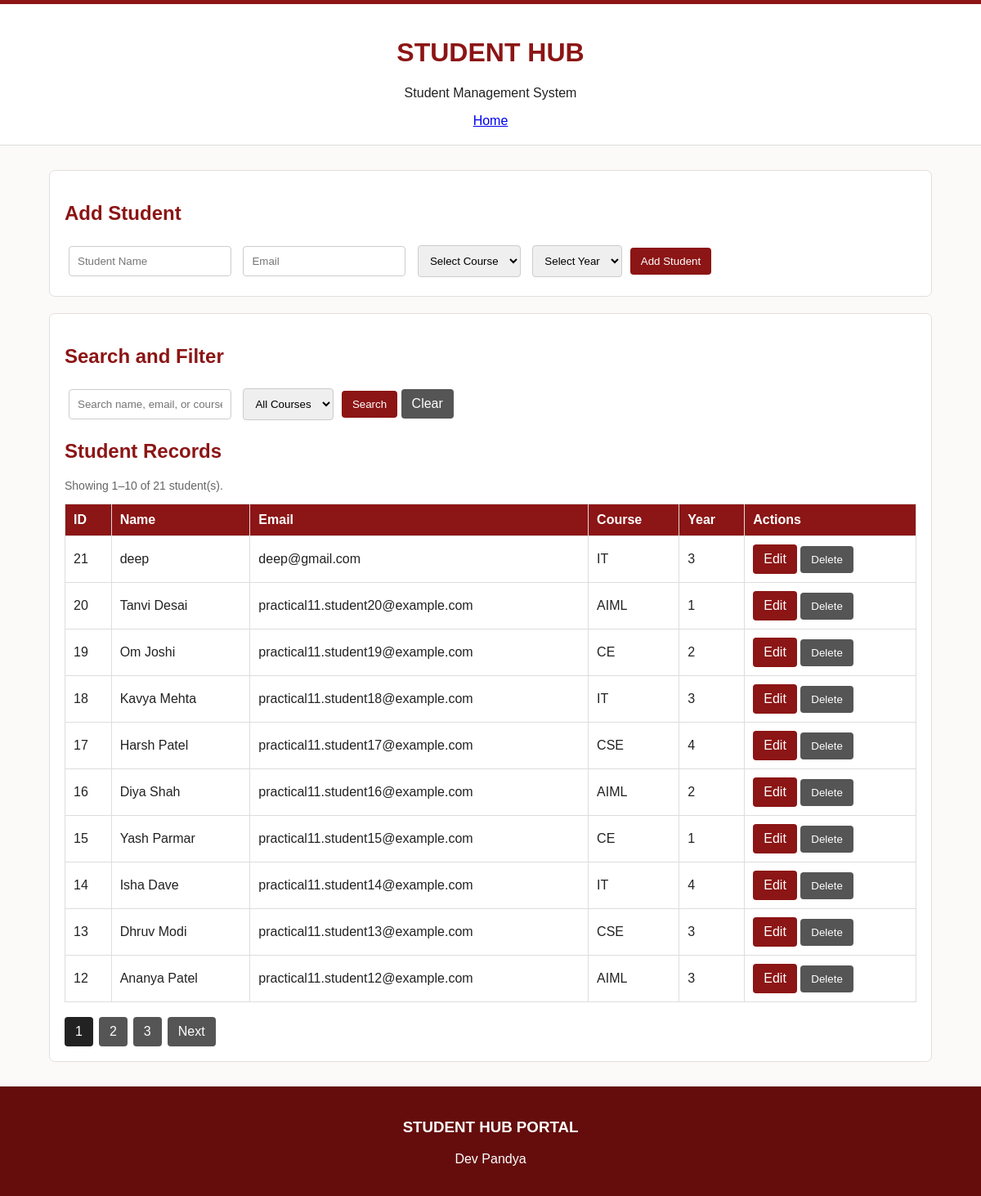
Page /students.php on the committed database.
### tables this page shows
CREATE TABLE `students` (
  `student_id` int(11) NOT NULL,
  `name` varchar(100) NOT NULL,
  `email` varchar(100) NOT NULL,
  `course` varchar(50) NOT NULL,
  `year` int(11) NOT NULL,
  `mobile` varchar(15) DEFAULT NULL,
  `gender` varchar(20) DEFAULT NULL,
  `password_hash` varchar(255) DEFAULT NULL,
  `role` varchar(20) NOT NULL DEFAULT 'student',
  `remember_token_hash` char(64) DEFAULT NULL,
  `remember_token_expires` datetime DEFAULT NULL
);

### students.php (the view, shortened to what this page needs)
<?php
require "db_mysqli.php";
function h($value) {
    return htmlspecialchars((string)$value, ENT_QUOTES, "UTF-8");
}
$editStudent = null;
$search = trim($_GET["search"] ?? "");
$filter = $_GET["course"] ?? "";
$perPage = 10;
$page = max(1, (int)($_GET["page"] ?? 1));
$searchValue = "%" . $search . "%";
$where = "(name LIKE ? OR email LIKE ? OR course LIKE ?)";
$countSql = "SELECT COUNT(*) AS total FROM students WHERE " . $where;
$countStmt = $conn->prepare($countSql);
if ($filter !== "") {
    $countStmt->bind_param("ssss", $searchValue, $searchValue, $searchValue, $filter);
} else {
    $countStmt->bind_param("sss", $searchValue, $searchValue, $searchValue);
}
$countStmt->execute();
$totalRows = (int)$countStmt->get_result()->fetch_assoc()["total"];
$totalPages = max(1, (int)ceil($totalRows / $perPage));
$page = min($page, $totalPages);
$offset = ($page - 1) * $perPage;
$sql = "SELECT student_id, name, email, course, year FROM students WHERE " . $where .
       " ORDER BY student_id DESC LIMIT ? OFFSET ?";
$stmt = $conn->prepare($sql);
if ($filter !== "") {
    $stmt->bind_param("ssssii", $searchValue, $searchValue, $searchValue, $filter, $perPage, $offset);
} else {
    $stmt->bind_param("sssii", $searchValue, $searchValue, $searchValue, $perPage, $offset);
}
$stmt->execute();
$students = $stmt->get_result();
function pageUrl($pageNumber, $search, $filter) {
    return "students.php?" . http_build_query([
        "search" => $search,
        "course" => $filter,
        "page" => $pageNumber
    ]);
}
?>
<!DOCTYPE html>
<html lang="en">
<head>
</head>
<body>
<header>
    <h1>STUDENT HUB</h1>
    <p>Student Management System</p>
    <a href="Home.html">Home</a>
</header>
<main>
    <section class="panel">
        <h2><?php echo $editStudent ? "Edit Student" : "Add Student"; ?></h2>
        <form method="post" action="students.php">
            <input type="text" name="name" placeholder="Student Name" maxlength="100" required
                   value="<?php echo h($editStudent["name"] ?? ""); ?>">
            <input type="email" name="email" placeholder="Email" maxlength="100" required
                   value="<?php echo h($editStudent["email"] ?? ""); ?>">
            <select name="course" required>
                <option value="">Select Course</option>
            </select>
            <select name="year" required>
                <option value="">Select Year</option>
            </select>
            <button type="submit"><?php echo $editStudent ? "Update Student" : "Add Student"; ?></button>
        </form>
    </section>
    <section class="panel">
        <h2>Search and Filter</h2>
        <form method="get" action="students.php">
            <input type="text" name="search" placeholder="Search name, email, or course" value="<?php echo h($search); ?>">
            <select name="course">
                <option value="">All Courses</option>
            </select>
            <button type="submit">Search</button>
            <a class="page-link secondary" href="students.php">Clear</a>
        </form>
        <h2>Student Records</h2>
        <p class="muted">
            Showing <?php echo $totalRows === 0 ? 0 : $offset + 1; ?>–<?php echo min($offset + $perPage, $totalRows); ?>
            of <?php echo $totalRows; ?> student(s).
        </p>
        <div class="table-wrap">
            <table>
                <thead><tr><th>ID</th><th>Name</th><th>Email</th><th>Course</th><th>Year</th><th>Actions</th></tr></thead>
                <tbody>
                <?php if ($students->num_rows > 0): ?>
                    <?php while ($student = $students->fetch_assoc()): ?>
                        <tr>
                            <td><?php echo (int)$student["student_id"]; ?></td>
                            <td><?php echo h($student["name"]); ?></td>
                            <td><?php echo h($student["email"]); ?></td>
                            <td><?php echo h($student["course"]); ?></td>
                            <td><?php echo (int)$student["year"]; ?></td>
                            <td>
                                <a class="edit" href="students.php?edit=<?php echo (int)$student["student_id"]; ?>">Edit</a>
                                <form method="post" action="students.php" style="display:inline"
                                      onsubmit="return confirm('Are you sure you want to delete this student?');">
                                    <button class="delete" type="submit">Delete</button>
                                </form>
                            </td>
                        </tr>
                    <?php endwhile; ?>
                <?php else: ?>
                    <tr><td colspan="6">No students found.</td></tr>
                <?php endif; ?>
                </tbody>
            </table>
        </div>
        <?php if ($totalPages > 1): ?>
            <nav class="pagination" aria-label="Pagination">
                <?php for ($p = 1; $p <= $totalPages; $p++): ?>
                    <a class="page-link <?php echo $p === $page ? "current" : "secondary"; ?>"
                       href="<?php echo h(pageUrl($p, $search, $filter)); ?>"><?php echo $p; ?></a>
                <?php endfor; ?>
                <?php if ($page < $totalPages): ?>
                    <a class="page-link secondary" href="<?php echo h(pageUrl($page + 1, $search, $filter)); ?>">Next</a>
                <?php endif; ?>
            </nav>
        <?php endif; ?>
    </section>
</main>
<footer>
    <h3>STUDENT HUB PORTAL</h3>
    <p>Dev Pandya</p>
</footer>
</body>
</html>

### students.php (style rules this page uses)
* { box-sizing: border-box; }
body { margin: 0; font-family: Arial, sans-serif; background: #fbfaf8; color: #222; }
header { background: white; border-top: 5px solid #8c1515; border-bottom: 1px solid #ddd; padding: 20px; text-align: center; }
h1, h2 { color: #8c1515; }
main { width: 90%; max-width: 1100px; margin: 30px auto; min-height: 500px; }
.panel { background: white; padding: 18px; margin: 20px 0; border: 1px solid #e2dfdc; border-radius: 7px; }
input, select { padding: 10px; margin: 5px; border: 1px solid #ccc; border-radius: 4px; }
button, .edit, .page-link { display: inline-block; background: #8c1515; color: white; border: none; padding: 9px 13px; border-radius: 4px; cursor: pointer; text-decoration: none; }
.delete, .secondary { background: #555; }
.table-wrap { overflow-x: auto; }
table { width: 100%; border-collapse: collapse; background: white; }
th, td { border: 1px solid #ddd; padding: 10px; text-align: left; }
th { background: #8c1515; color: white; }
td form { display: inline; }
.pagination { display: flex; gap: 7px; flex-wrap: wrap; margin-top: 18px; align-items: center; }
.current { background: #222; }
.muted { color: #666; font-size: 14px; }
footer { background: #650d0d; color: white; text-align: center; padding: 20px; }

### rows in the picture
students: student_id "21", name "deep", email "deep@gmail.com", course "IT", year "3"
students: student_id "20", name "Tanvi Desai", email "practical11.student20@example.com", course "AIML", year "1"
students: student_id "19", name "Om Joshi", email "practical11.student19@example.com", course "CE", year "2"
students: student_id "18", name "Kavya Mehta", email "practical11.student18@example.com", course "IT", year "3"
students: student_id "17", name "Harsh Patel", email "practical11.student17@example.com", course "CSE", year "4"
students: student_id "16", name "Diya Shah", email "practical11.student16@example.com", course "AIML", year "2"
students: student_id "15", name "Yash Parmar", email "practical11.student15@example.com", course "CE", year "1"
students: student_id "14", name "Isha Dave", email "practical11.student14@example.com", course "IT", year "4"
students: student_id "13", name "Dhruv Modi", email "practical11.student13@example.com", course "CSE", year "3"
students: student_id "12", name "Ananya Patel", email "practical11.student12@example.com", course "AIML", year "3"

### other values in the picture
$offset + 1 "1"
min($offset + $perPage, $totalRows) "10"
$totalRows "21"
